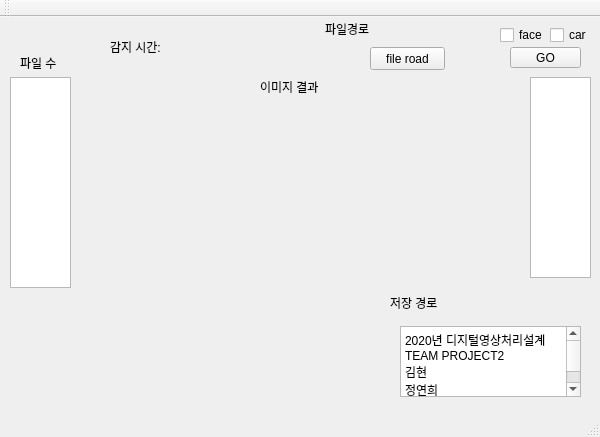
<?xml version="1.0" encoding="UTF-8"?>
<ui version="4.0">
 <class>dip_project2_GUIClass</class>
 <widget class="QMainWindow" name="dip_project2_GUIClass">
  <property name="geometry">
   <rect>
    <x>0</x>
    <y>0</y>
    <width>600</width>
    <height>437</height>
   </rect>
  </property>
  <property name="windowTitle">
   <string>dip_project2_GUI</string>
  </property>
  <widget class="QWidget" name="centralWidget">
   <widget class="QPushButton" name="pushButton">
    <property name="geometry">
     <rect>
      <x>370</x>
      <y>30</y>
      <width>75</width>
      <height>23</height>
     </rect>
    </property>
    <property name="text">
     <string>file road</string>
    </property>
   </widget>
   <widget class="QCheckBox" name="checkBox">
    <property name="geometry">
     <rect>
      <x>500</x>
      <y>10</y>
      <width>81</width>
      <height>16</height>
     </rect>
    </property>
    <property name="text">
     <string>face</string>
    </property>
   </widget>
   <widget class="QCheckBox" name="checkBox_2">
    <property name="geometry">
     <rect>
      <x>550</x>
      <y>10</y>
      <width>81</width>
      <height>16</height>
     </rect>
    </property>
    <property name="text">
     <string>car</string>
    </property>
   </widget>
   <widget class="QPushButton" name="pushButton_2">
    <property name="geometry">
     <rect>
      <x>510</x>
      <y>30</y>
      <width>71</width>
      <height>21</height>
     </rect>
    </property>
    <property name="text">
     <string>GO</string>
    </property>
   </widget>
   <widget class="QListWidget" name="list">
    <property name="geometry">
     <rect>
      <x>10</x>
      <y>60</y>
      <width>61</width>
      <height>211</height>
     </rect>
    </property>
   </widget>
   <widget class="QListWidget" name="resultlist">
    <property name="geometry">
     <rect>
      <x>530</x>
      <y>60</y>
      <width>61</width>
      <height>201</height>
     </rect>
    </property>
   </widget>
   <widget class="QLabel" name="label">
    <property name="geometry">
     <rect>
      <x>170</x>
      <y>80</y>
      <width>251</width>
      <height>191</height>
     </rect>
    </property>
    <property name="text">
     <string/>
    </property>
   </widget>
   <widget class="QLabel" name="label_2">
    <property name="geometry">
     <rect>
      <x>260</x>
      <y>60</y>
      <width>91</width>
      <height>20</height>
     </rect>
    </property>
    <property name="text">
     <string>이미지 결과</string>
    </property>
   </widget>
   <widget class="QLabel" name="time">
    <property name="geometry">
     <rect>
      <x>165</x>
      <y>20</y>
      <width>111</width>
      <height>20</height>
     </rect>
    </property>
    <property name="text">
     <string/>
    </property>
   </widget>
   <widget class="QLabel" name="label_4">
    <property name="geometry">
     <rect>
      <x>110</x>
      <y>20</y>
      <width>51</width>
      <height>20</height>
     </rect>
    </property>
    <property name="text">
     <string>감지 시간:</string>
    </property>
   </widget>
   <widget class="QLabel" name="labelImage">
    <property name="geometry">
     <rect>
      <x>10</x>
      <y>280</y>
      <width>161</width>
      <height>91</height>
     </rect>
    </property>
    <property name="text">
     <string/>
    </property>
   </widget>
   <widget class="QLabel" name="labelPath">
    <property name="geometry">
     <rect>
      <x>325</x>
      <y>2</y>
      <width>171</width>
      <height>20</height>
     </rect>
    </property>
    <property name="text">
     <string>파일경로</string>
    </property>
   </widget>
   <widget class="QLabel" name="label_fileSize">
    <property name="geometry">
     <rect>
      <x>20</x>
      <y>40</y>
      <width>56</width>
      <height>12</height>
     </rect>
    </property>
    <property name="text">
     <string>파일 수</string>
    </property>
   </widget>
   <widget class="QPlainTextEdit" name="plainTextEdit">
    <property name="geometry">
     <rect>
      <x>400</x>
      <y>309</y>
      <width>181</width>
      <height>71</height>
     </rect>
    </property>
    <property name="plainText">
     <string>2020년 디지털영상처리설계
TEAM PROJECT2
김현
정연희</string>
    </property>
   </widget>
   <widget class="QLabel" name="label_3">
    <property name="geometry">
     <rect>
      <x>460</x>
      <y>276</y>
      <width>131</width>
      <height>20</height>
     </rect>
    </property>
    <property name="text">
     <string/>
    </property>
   </widget>
   <widget class="QLabel" name="label_5">
    <property name="geometry">
     <rect>
      <x>390</x>
      <y>280</y>
      <width>56</width>
      <height>12</height>
     </rect>
    </property>
    <property name="text">
     <string>저장 경로</string>
    </property>
   </widget>
  </widget>
  <widget class="QMenuBar" name="menuBar">
   <property name="geometry">
    <rect>
     <x>0</x>
     <y>0</y>
     <width>600</width>
     <height>21</height>
    </rect>
   </property>
  </widget>
  <widget class="QToolBar" name="mainToolBar">
   <attribute name="toolBarArea">
    <enum>TopToolBarArea</enum>
   </attribute>
   <attribute name="toolBarBreak">
    <bool>false</bool>
   </attribute>
  </widget>
  <widget class="QStatusBar" name="statusBar"/>
 </widget>
 <layoutdefault spacing="6" margin="11"/>
 <resources>
  <include location="dip_project2_GUI.qrc"/>
 </resources>
 <connections>
  <connection>
   <sender>pushButton</sender>
   <signal>clicked()</signal>
   <receiver>dip_project2_GUIClass</receiver>
   <slot>openButton()</slot>
   <hints>
    <hint type="sourcelabel">
     <x>420</x>
     <y>76</y>
    </hint>
    <hint type="destinationlabel">
     <x>517</x>
     <y>53</y>
    </hint>
   </hints>
  </connection>
  <connection>
   <sender>pushButton_2</sender>
   <signal>clicked()</signal>
   <receiver>dip_project2_GUIClass</receiver>
   <slot>processButton()</slot>
   <hints>
    <hint type="sourcelabel">
     <x>510</x>
     <y>83</y>
    </hint>
    <hint type="destinationlabel">
     <x>529</x>
     <y>100</y>
    </hint>
   </hints>
  </connection>
  <connection>
   <sender>list</sender>
   <signal>currentRowChanged(int)</signal>
   <receiver>dip_project2_GUIClass</receiver>
   <slot>selectedImage()</slot>
   <hints>
    <hint type="sourcelabel">
     <x>70</x>
     <y>220</y>
    </hint>
    <hint type="destinationlabel">
     <x>120</x>
     <y>257</y>
    </hint>
   </hints>
  </connection>
  <connection>
   <sender>resultlist</sender>
   <signal>currentRowChanged(int)</signal>
   <receiver>dip_project2_GUIClass</receiver>
   <slot>selectedImage2()</slot>
   <hints>
    <hint type="sourcelabel">
     <x>530</x>
     <y>194</y>
    </hint>
    <hint type="destinationlabel">
     <x>506</x>
     <y>200</y>
    </hint>
   </hints>
  </connection>
 </connections>
 <slots>
  <slot>openButton()</slot>
  <slot>processButton()</slot>
  <slot>selectedImage()</slot>
  <slot>selectedImage2()</slot>
 </slots>
</ui>
